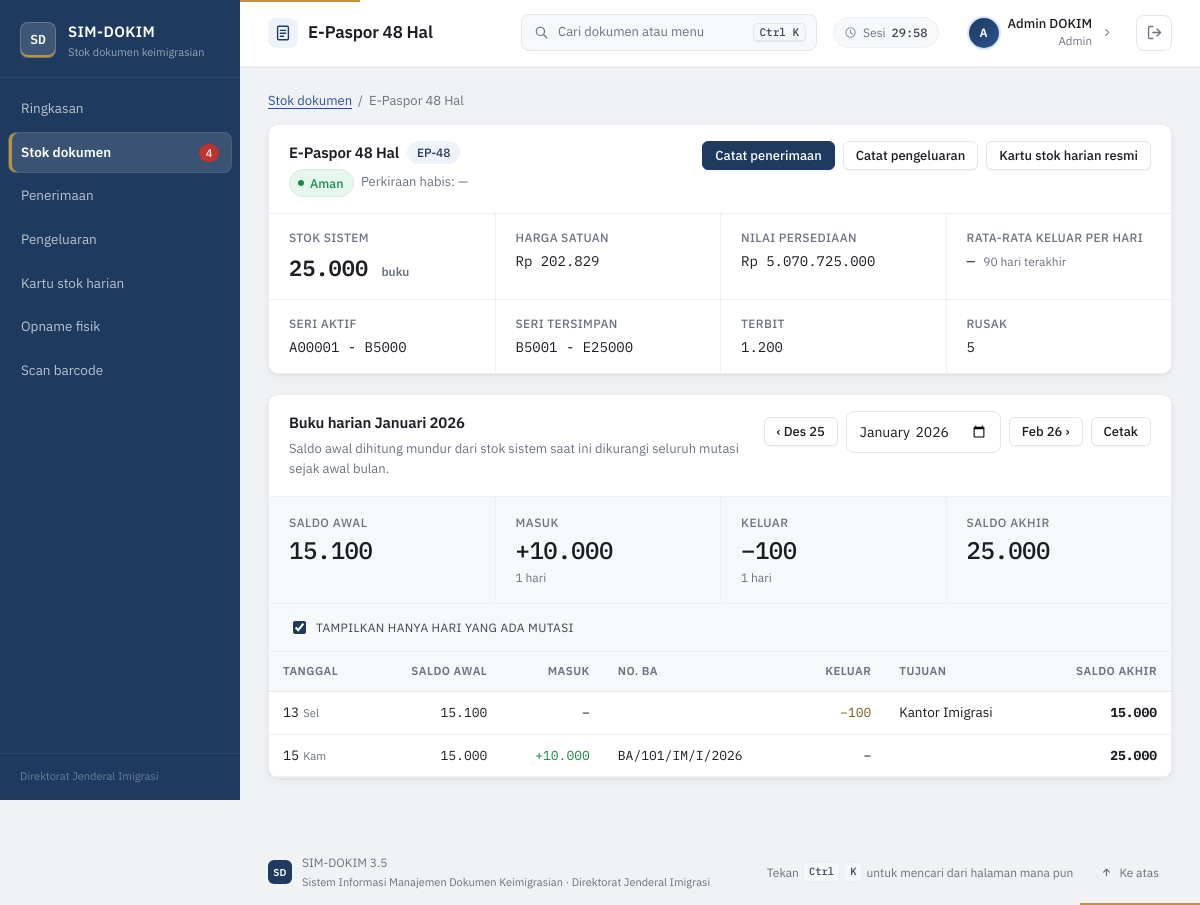
Page /stok_detail.php?id=1&bln=2026-01 (signed in) on the committed database.
### tables this page shows
CREATE TABLE dokumen(id INT AUTO_INCREMENT PRIMARY KEY, kode VARCHAR(20) UNIQUE NOT NULL, nama VARCHAR(100) NOT NULL, satuan ENUM('BUKU','LEMBAR') DEFAULT 'LEMBAR', harga BIGINT DEFAULT 0, stok INT DEFAULT 0, rusak INT DEFAULT 0, terbit INT DEFAULT 0, seri_aktif VARCHAR(60) DEFAULT '-', seri_simpan VARCHAR(60) DEFAULT '-');

### stok_detail.php (the view, shortened to what this page needs)
<?php require 'config.php'; login_required();
$id = (int)($_GET['id'] ?? 0);
$s = $pdo->prepare('SELECT * FROM dokumen WHERE id=?'); $s->execute([$id]); $d = $s->fetch();
$title = $d['nama'];
$rata  = pemakaian($pdo)[$id] ?? 0;
$st    = status_stok($d['stok'], $rata);
$kini   = date('Y-m');
$bln    = preg_match('/^\d{4}-(0[1-9]|1[0-2])$/', $_GET['bln'] ?? '') && $_GET['bln'] <= $kini ? $_GET['bln'] : $kini;
$awalBln  = "$bln-01";
$akhirBln = date('Y-m-t', strtotime($awalBln));
$prev = date('Y-m', strtotime("$awalBln -1 month"));
$next = date('Y-m', strtotime("$awalBln +1 month"));
$sumSejak = function ($tb) use ($pdo, $id, $awalBln) {
  $s = $pdo->prepare("SELECT COALESCE(SUM(jumlah),0) FROM $tb WHERE dokumen_id=? AND tanggal>=?"); $s->execute([$id, $awalBln]);
  return (int)$s->fetchColumn();
};
$awal = $d['stok'] - $sumSejak('penerimaan') + $sumSejak('pengeluaran');
$harian = function ($tb, $kol) use ($pdo, $id, $awalBln, $akhirBln) {
  $s = $pdo->prepare("SELECT tanggal, SUM(jumlah) j, GROUP_CONCAT(DISTINCT $kol ORDER BY $kol SEPARATOR ', ') x FROM $tb WHERE dokumen_id=? AND tanggal BETWEEN ? AND ? GROUP BY tanggal");
  $s->execute([$id, $awalBln, $akhirBln]);
  return $s->fetchAll(PDO::FETCH_UNIQUE);
};
$in  = $harian('penerimaan', 'no_ba');
$out = $harian('pengeluaran', 'tujuan');
$totIn  = array_sum(array_column($in, 'j'));
$totOut = array_sum(array_column($out, 'j'));
$jmlHari = $bln === $kini ? (int)date('j') : (int)date('t', strtotime($awalBln));
include 'partials/header.php'; ?>
<p class="crumb noprint"><a href="stok.php">Stok dokumen</a><span>/</span><?= e($d['nama']) ?></p>
<section class="panel">
  <div class="panel-h">
    <div><h2><?= e($d['nama']) ?> <span class="tag"><?= e($d['kode']) ?></span></h2>
      <p><?= badge_stok($st) ?>&ensp;Perkiraan habis: <?= hari_txt($st[2]) ?></p></div>
    <div class="actions noprint">
      <a class="btn sm" href="penerimaan.php?baru=<?= $id ?>#form">Catat penerimaan</a>
      <a class="btn sm ghost" href="pengeluaran.php?baru=<?= $id ?>#form">Catat pengeluaran</a>
      <a class="btn sm ghost" href="kartu-stok.php?id=<?= $id ?>">Kartu stok harian resmi</a>
    </div>
  </div>
  <dl class="info-grid">
    <div><dt>Stok sistem</dt><dd class="big"><?= num($d['stok']) ?> <small><?= strtolower($d['satuan']) ?></small></dd></div>
    <div><dt>Harga satuan</dt><dd><?= rp($d['harga']) ?></dd></div>
    <div><dt>Nilai persediaan</dt><dd><?= rp($d['stok'] * $d['harga']) ?></dd></div>
    <div><dt>Rata-rata keluar per hari</dt><dd><?= $rata ? number_format($rata, 1, ',', '.') : '—' ?> <small><?= HARI_RATA ?> hari terakhir</small></dd></div>
    <div><dt>Seri aktif</dt><dd><?= e($d['seri_aktif']) ?></dd></div>
    <div><dt>Seri tersimpan</dt><dd><?= e($d['seri_simpan']) ?></dd></div>
    <div><dt>Terbit</dt><dd><?= num($d['terbit']) ?></dd></div>
    <div><dt>Rusak</dt><dd><?= num($d['rusak']) ?></dd></div>
  </dl>
</section>
<section class="panel">
  <div class="panel-h">
    <div><h2>Buku harian <?= bulan_txt($bln) ?></h2><p>Saldo awal dihitung mundur dari stok sistem saat ini dikurangi seluruh mutasi sejak awal bulan.</p></div>
    <div class="actions noprint">
      <a class="btn sm ghost" href="?id=<?= $id ?>&amp;bln=<?= $prev ?>" aria-label="Bulan sebelumnya">‹ <?= bulan_pendek($prev) ?></a>
      <form method="get" class="inline"><input type="hidden" name="id" value="<?= $id ?>"><input type="month" name="bln" value="<?= e($bln) ?>" max="<?= $kini ?>" onchange="this.form.submit()" aria-label="Pilih bulan"></form>
      <?php if ($bln < $kini): ?><a class="btn sm ghost" href="?id=<?= $id ?>&amp;bln=<?= $next ?>" aria-label="Bulan berikutnya"><?= bulan_pendek($next) ?> ›</a><?php endif; ?>
      <button type="button" class="btn sm ghost" onclick="print()">Cetak</button>
    </div>
  </div>
  <div class="strip inset">
    <div><small>Saldo awal</small><b><?= num($awal) ?></b></div>
    <div><small>Masuk</small><b class="in">+<?= num($totIn) ?></b><em><?= count($in) ?> hari</em></div>
    <div><small>Keluar</small><b class="out">−<?= num($totOut) ?></b><em><?= count($out) ?> hari</em></div>
    <div><small>Saldo akhir</small><b><?= num($awal + $totIn - $totOut) ?></b></div>
  </div>
  <div class="toolbar noprint"><label class="check"><input type="checkbox" data-toggle-class="#ledger|only-mut"<?= ($in || $out) ? ' checked' : '' ?>> Tampilkan hanya hari yang ada mutasi</label></div>
  <div class="tbl-wrap"><table id="ledger" class="ledger">
    <thead><tr><th>Tanggal</th><th class="num">Saldo awal</th><th class="num">Masuk</th><th>No. BA</th><th class="num">Keluar</th><th>Tujuan</th><th class="num">Saldo akhir</th></tr></thead>
    <tbody>
    <?php $saldo = $awal;
    for ($i = 1; $i <= $jmlHari; $i++):
      $k = sprintf('%s-%02d', $bln, $i); $a = $saldo;
      $mi = (int)($in[$k]['j'] ?? 0); $mo = (int)($out[$k]['j'] ?? 0); $saldo = $a + $mi - $mo;
      $w = (int)date('w', strtotime($k)); ?>
      <tr class="<?= ($mi || $mo) ? '' : 'idle' ?><?= $w === 0 || $w === 6 ? ' wkend' : '' ?>">
        <td class="day"><?= $i ?><small><?= substr(NAMA_HARI[$w], 0, 3) ?></small></td>
        <td class="num"><?= num($a) ?></td>
        <td class="num <?= $mi ? 'in' : '' ?>"><?= $mi ? '+' . num($mi) : '–' ?></td>
        <td class="mono"><?= e($in[$k]['x'] ?? '') ?></td>
        <td class="num <?= $mo ? 'out' : '' ?>"><?= $mo ? '−' . num($mo) : '–' ?></td>
        <td><?= e($out[$k]['x'] ?? '') ?></td>
        <td class="num"><b><?= num($saldo) ?></b></td>
      </tr>
    <?php endfor; ?>
    </tbody>
  </table></div>
</section>
<?php include 'partials/footer.php'; ?>

### partials/header.php (shortened to what this page needs)
<?php login_required();
$menu = [
  'index.php'       => 'Ringkasan',
  'stok.php'        => 'Stok dokumen',
  'penerimaan.php'  => 'Penerimaan',
  'pengeluaran.php' => 'Pengeluaran',
  'kartu-stok.php'  => 'Kartu stok harian',
  'opname.php'      => 'Opname fisik',
  'scan.php'        => 'Scan barcode',
];
$cur = basename($_SERVER['PHP_SELF']); if ($cur === 'stok_detail.php') $cur = 'stok.php';
$pageIcons = [
  'index.php'       => '<rect x="3" y="11" width="3.4" height="6" rx=".8"/><rect x="8.3" y="7" width="3.4" height="10" rx=".8"/><rect x="13.6" y="3" width="3.4" height="14" rx=".8"/>',
  'stok.php'         => '<path d="M3 6.5 10 3l7 3.5v7L10 17 3 13.5z" fill="none"/><path d="M3 6.5 10 10l7-3.5M10 10v7" fill="none"/>',
  'penerimaan.php'   => '<rect x="3" y="4" width="14" height="13" rx="1.4" fill="none"/><path d="M10 7.5v5.5M7.3 10.5 10 13.2l2.7-2.7"/>',
  'pengeluaran.php'  => '<rect x="3" y="4" width="14" height="13" rx="1.4" fill="none"/><path d="M10 13v-5.5M7.3 9.5 10 6.8l2.7 2.7"/>',
  'opname.php'       => '<rect x="4.5" y="3.5" width="11" height="14" rx="1.4" fill="none"/><path d="M7.5 3 h5 a0.1 0.1 0 0 1 0 2 h-5 a0.1 0.1 0 0 1 0 -2" fill="none"/><path d="M7 11.2l1.8 1.8L13.3 8.6"/>',
  'kartu-stok.php'   => '<rect x="3" y="4" width="14" height="12" rx="1.4" fill="none"/><path d="M3 8h14M6.5 4v12M6.5 11h10.5" fill="none"/>',
  'scan.php'         => '<path d="M3 6V3.5h3.5M17 6V3.5h-3.5M3 14v2.5h3.5M17 14v2.5h-3.5" fill="none"/><path d="M6 6.5v7M8.4 6.5v7M10.6 6.5v7M12 6.5v7M14 6.5v7" fill="none" stroke-width="1.6"/>',
  'pengaturan.php'   => '<circle cx="7.3" cy="8" r="2.6" fill="none"/><path d="M2.6 16c.6-2.6 2.4-4 4.7-4s4.1 1.4 4.7 4" fill="none"/><circle cx="14.2" cy="7.2" r="2" fill="none"/><path d="M12.4 10.3c1.9.1 3.4 1.4 3.9 3.7" fill="none"/>',
  'akun.php'         => '<circle cx="10" cy="7" r="3.2" fill="none"/><path d="M4 17c.9-3.4 3-5.1 6-5.1s5.1 1.7 6 5.1" fill="none"/>',
];
$pageIcon = $pageIcons[$cur] ?? '<rect x="4" y="2.5" width="12" height="15" rx="1.3" fill="none"/><path d="M7 7h6M7 10.3h6M7 13.6h3.5"/>';
$navCnt = [];
$n = (int)$pdo->query('SELECT COUNT(*) FROM dokumen WHERE stok <= ' . (int)STOK_KRITIS)->fetchColumn();
if ($n) $navCnt['stok.php'] = [$n, 'bad', "$n dokumen stok kritis/habis"];
?><!DOCTYPE html>
<html lang="id"><head>
<link rel="stylesheet" href="assets/style.css?v=<?= APP_VER ?>">
</head>
<body>
<aside class="side" id="side">
  <a class="brand" href="index.php">
    <span class="seal" aria-hidden="true">SD</span>
    <span><b>SIM-DOKIM</b><small>Stok dokumen keimigrasian</small></span>
  </a>
  <nav aria-label="Menu utama">
    <?php foreach ($menu as $f => $l): $c = $navCnt[$f] ?? null; ?>
      <a href="<?= $f ?>" data-label="<?= e($l) ?>" class="<?= $cur === $f ? 'on' : '' ?>"<?= $cur === $f ? ' aria-current="page"' : '' ?>>
        <span><?= e($l) ?></span><?php if ($c): ?><em class="cnt cnt-<?= $c[1] ?>" title="<?= e($c[2]) ?>"><?= $c[0] ?></em><?php endif; ?>
      </a>
    <?php endforeach; ?>
  </nav>
  <div class="side-foot">Direktorat Jenderal Imigrasi</div>
</aside>
<div class="main">
<header class="top">
  <div class="page-id">
    <span class="page-ico" aria-hidden="true"><svg viewBox="0 0 20 20" width="18" height="18" fill="none" stroke="currentColor" stroke-width="1.5" stroke-linecap="round" stroke-linejoin="round"><?= $pageIcon ?></svg></span>
    <h1><?= e($title) ?></h1>
  </div>
  <button type="button" class="search-btn" data-palette aria-label="Cari dokumen atau menu">
    <svg viewBox="0 0 20 20" width="15" height="15"><circle cx="8.5" cy="8.5" r="5.5" fill="none" stroke="currentColor" stroke-width="1.6"/><path d="M13 13l4 4" stroke="currentColor" stroke-width="1.6" stroke-linecap="round"/></svg>
    <span>Cari dokumen atau menu</span><kbd>Ctrl K</kbd>
  </button>
  <div class="sesi" id="sesi" title="Sesi berakhir otomatis bila tidak ada aktivitas">
    <svg viewBox="0 0 20 20" width="13" height="13" fill="none" stroke="currentColor" stroke-width="1.6"><circle cx="10" cy="10" r="7.2"/><path d="M10 6v4.3l3 2" stroke-linecap="round"/></svg>
    Sesi <b>--:--</b> <button type="button" class="link" hidden>Perpanjang</button>
  </div>
  <a class="who" href="akun.php" title="Akun saya">
    <span class="who-avatar"><?= strtoupper(mb_substr($_SESSION['u']['nama'], 0, 1)) ?></span>
    <span class="who-info"><b><?= e($_SESSION['u']['nama']) ?></b><small><?= is_super() ? 'Superadmin' : 'Admin' ?></small></span>
    <svg class="who-chev" viewBox="0 0 20 20" width="13" height="13" fill="none" stroke="currentColor" stroke-width="1.6" stroke-linecap="round" stroke-linejoin="round" aria-hidden="true"><path d="M7.5 5.5 12 10l-4.5 4.5"/></svg>
  </a>
  <a href="logout.php" class="icon-btn logout-btn" title="Keluar" aria-label="Keluar">
    <svg viewBox="0 0 20 20" width="17" height="17" fill="none" stroke="currentColor" stroke-width="1.6" stroke-linecap="round" stroke-linejoin="round"><path d="M8 17H4.8A1.8 1.8 0 0 1 3 15.2V4.8A1.8 1.8 0 0 1 4.8 3H8"/><path d="M13 14l4-4-4-4"/><path d="M17 10H8"/></svg>
  </a>
</header>
<main class="content">

### rows in the picture
dokumen: nama "E-Paspor 48 Hal", kode "EP-48", stok "25.000", satuan "buku", harga "Rp 202.829", rp($d['stok'] * $d['harga']) "Rp 5.070.725.000", seri_aktif "A00001 - B5000", seri_simpan "B5001 - E25000", terbit "1.200", rusak "5"

### other values in the picture
$l "Ringkasan"
$l "Stok dokumen"
$c[0] "4"
$l "Penerimaan"
$l "Pengeluaran"
$l "Kartu stok harian"
$l "Opname fisik"
$l "Scan barcode"
mb_substr($_SESSION['u']['nama'], 0, 1) "A"
$_SESSION['u']['nama'] "Admin DOKIM"
$st[0] "Aman"
HARI_RATA "90"
bulan_txt($bln) "Januari 2026"
bulan_pendek($prev) "Des 25"
bulan_pendek($next) "Feb 26"
